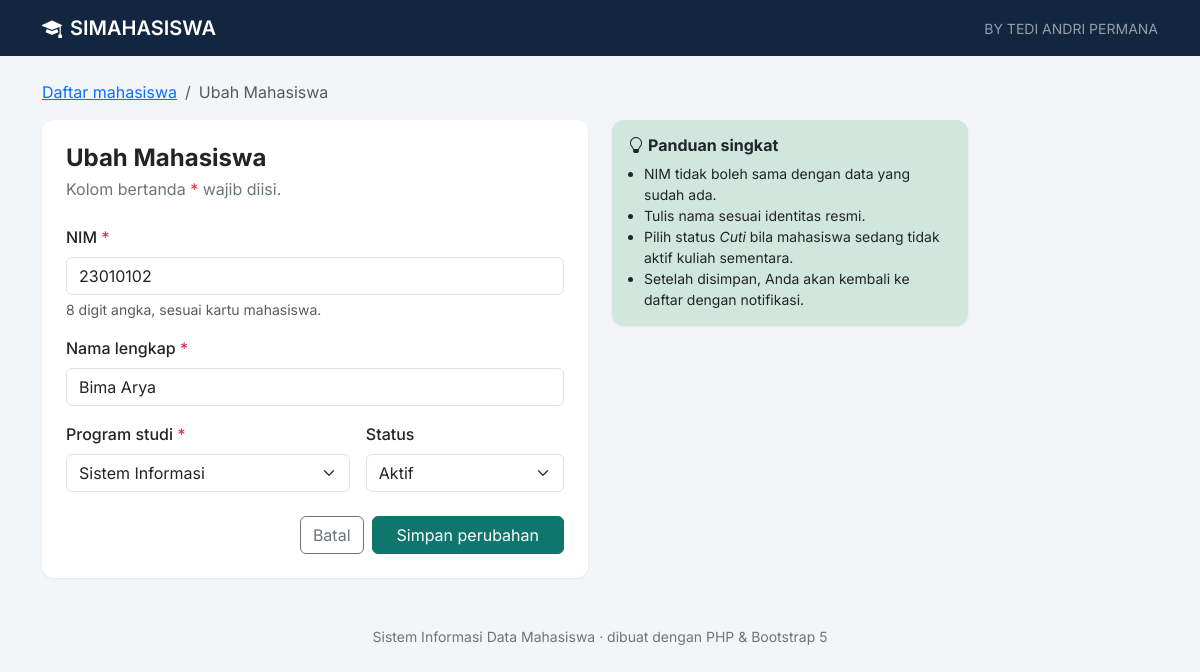
Page /form.php?nim=23010102 on the committed database.
### tables this page shows
CREATE TABLE mahasiswa (
    nim TEXT PRIMARY KEY, nama TEXT NOT NULL, prodi TEXT NOT NULL, status TEXT NOT NULL DEFAULT "Aktif");

### config.php (called while the page is built, shortened)
<?php
function e(string $s): string { return htmlspecialchars($s, ENT_QUOTES, 'UTF-8'); }
function pull_flash(): ?array {
    $f = $_SESSION['flash'] ?? null;
    return $f;
}

### form.php (the view, shortened to what this page needs)
<?php
require __DIR__ . '/config.php';
$editNim = $_GET['nim'] ?? null;
$data = ['nim' => '', 'nama' => '', 'prodi' => '', 'status' => 'Aktif'];
if ($editNim !== null) {
    $stmt = $pdo->prepare('SELECT * FROM mahasiswa WHERE nim = ?');
    $stmt->execute([$editNim]);
    $data = $stmt->fetch();
}
$errors = [];
$isEdit = $editNim !== null;
$title = $isEdit ? 'Ubah Mahasiswa' : 'Tambah Mahasiswa';
$cls = fn(string $f) => isset($errors[$f]) ? ' is-invalid' : '';
require __DIR__ . '/partials/header.php';
?>
<nav aria-label="breadcrumb"><ol class="breadcrumb">
  <li class="breadcrumb-item"><a href="index.php">Daftar mahasiswa</a></li>
  <li class="breadcrumb-item active" aria-current="page"><?= e($title) ?></li>
</ol></nav>
<div class="row g-4">
  <div class="col-12 col-lg-7 col-xl-6">
    <div class="card"><div class="card-body p-4">
      <h1 class="h4 fw-bold mb-1"><?= e($title) ?></h1>
      <p class="text-secondary mb-4">Kolom bertanda <span class="text-danger">*</span> wajib diisi.</p>
      <form method="post" class="needs-validation" novalidate>
        <div class="mb-3">
          <label for="nim" class="form-label fw-medium">NIM <span class="text-danger">*</span></label>
          <input type="text" id="nim" name="nim" value="<?= e($data['nim']) ?>" class="form-control<?= $cls('nim') ?>"
                 placeholder="Contoh: 23010101" inputmode="numeric" pattern="\d{8}" maxlength="8" required aria-describedby="nimHelp">
          <div id="nimHelp" class="form-text">8 digit angka, sesuai kartu mahasiswa.</div>
        </div>
        <div class="mb-3">
          <label for="nama" class="form-label fw-medium">Nama lengkap <span class="text-danger">*</span></label>
          <input type="text" id="nama" name="nama" value="<?= e($data['nama']) ?>" class="form-control<?= $cls('nama') ?>"
                 placeholder="Masukkan nama sesuai identitas" minlength="3" required>
        </div>
        <div class="row g-3 mb-4">
          <div class="col-12 col-sm-7">
            <label for="prodi" class="form-label fw-medium">Program studi <span class="text-danger">*</span></label>
            <select id="prodi" name="prodi" class="form-select<?= $cls('prodi') ?>" required>
              <?php foreach (PRODI as $p): ?><option <?= $data['prodi'] === $p ? 'selected' : '' ?>><?= e($p) ?></option><?php endforeach; ?>
            </select>
          </div>
          <div class="col-12 col-sm-5">
            <label for="status" class="form-label fw-medium">Status</label>
            <select id="status" name="status" class="form-select">
              <?php foreach (STATUS as $s => $_): ?><option <?= $data['status'] === $s ? 'selected' : '' ?>><?= $s ?></option><?php endforeach; ?>
            </select>
          </div>
        </div>
        <div class="d-flex flex-column-reverse flex-sm-row justify-content-end gap-2">
          <a href="index.php" class="btn btn-outline-secondary">Batal</a>
          <button type="submit" class="btn btn-primary px-4"><?= $isEdit ? 'Simpan perubahan' : 'Simpan data' ?></button>
        </div>
      </form>
    </div></div>
  </div>
  <aside class="col-12 col-lg-5 col-xl-4">
    <div class="card bg-success-subtle"><div class="card-body">
      <h2 class="h6 fw-bold"><i class="bi bi-lightbulb me-1"></i>Panduan singkat</h2>
      <ul class="small mb-0 ps-3">
        <li>NIM tidak boleh sama dengan data yang sudah ada.</li>
        <li>Tulis nama sesuai identitas resmi.</li>
        <li>Pilih status <em>Cuti</em> bila mahasiswa sedang tidak aktif kuliah sementara.</li>
        <li>Setelah disimpan, Anda akan kembali ke daftar dengan notifikasi.</li>
      </ul>
    </div></div>
  </aside>
</div>
<?php require __DIR__ . '/partials/footer.php'; ?>

### assets/style.css (style rules this page uses)
:root { --brand: #0f766e; --brand-dark: #0b5f58; --ink: #12263f; }
body { font-family: 'Inter', system-ui, sans-serif; background: #f3f6f9; color: var(--ink); }
.btn-primary { --bs-btn-bg: var(--brand); --bs-btn-border-color: var(--brand); --bs-btn-hover-bg: var(--brand-dark); --bs-btn-hover-border-color: var(--brand-dark); --bs-btn-active-bg: var(--brand-dark); --bs-btn-active-border-color: var(--brand-dark); }
.card { border: 0; border-radius: .75rem; box-shadow: 0 1px 3px rgba(18,38,63,.08); }

### rows in the picture
mahasiswa: nim "23010102", nama "Bima Arya", status "Aktif"

### other values in the picture
$title "Ubah Mahasiswa"
form field prodi "Sistem Informasi"
